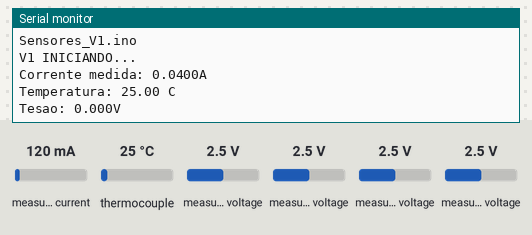
A sketch run on a simulated Arduino Uno, built with avr-gcc and run on an emulated ATmega328P. On the bench: the last lines printed to the serial monitor. The test bench sets the inputs (shaded band); at power-on: measured current 120 mA, thermocouple 25 °C, measured voltage 2.5 V.

Above: at 2.7 s.
2.8 s: measured current set to 40 mA
At 3.7 s:
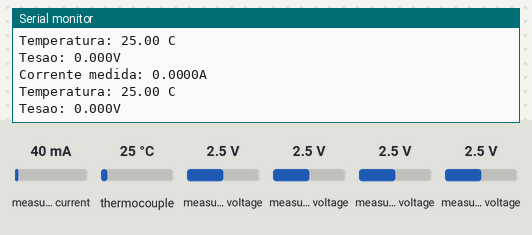
4.3 s: thermocouple set to 6 °C
At 5.3 s:
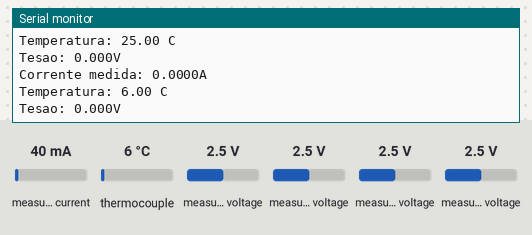
5.8 s: measured current set to 500 mA
At 6.9 s:
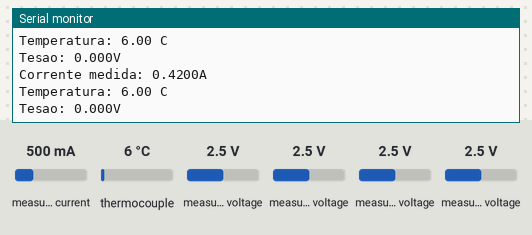
7.3 s: thermocouple set to 75 °C
At 8.2 s:
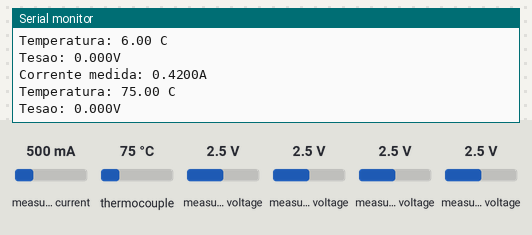
Timing chart, 0 to 9.8 s (numbered marks = the images above; inputs shaded):
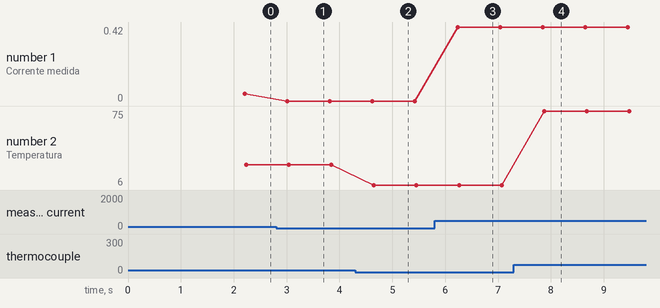

Measured:
- after the input at 2.8 s, the serial monitor: prints a new line after 0.21 s (image 1)
- after the input at 4.3 s, the serial monitor: prints a new line after 0.35 s (image 2)
- after the input at 5.8 s, the serial monitor: prints a new line after 0.44 s (image 3)
- after the input at 7.3 s, the serial monitor: prints a new line after 0.57 s (image 4)
- plotted number 1: 0 → 0.42 after the input at 5.8 s
- plotted number 2: 25 → 6 after the input at 4.3 s, 6 → 75 after the input at 7.3 s

The sketch:

Sensores_V1.ino
```cpp
/*******************************************************************************
* Título: Sensores
* Versão: 1
* Data: 17/04/2024
* Descrição: Código que faz o arduino ler dois sensores ao mesmo tempo utilizando
* o ADS1115.
*  - Sensor de corrente ACS712 - 5A
*  - Sensor de temperatura MAX6675
*******************************************************************************/

#include "ADS1X15.h"
#include "EmonLib.h"
#include "max6675.h"

//Protocolo I2C
ADS1115 ADS(0x48);

//Variáveis Sensor Corrente

#define CURRENT_CAL 14.40                       //VALOR DE CALIBRAÇÃO (DEVE SER AJUSTADO EM PARALELO COM UM MULTÍMETRO MEDINDO A CORRENTE DA CARGA)
const int pinoSensorAC = 0;                     //PINO ANALÓGICO EM QUE O SENSOR CORRENTE ESTÁ CONECTADO
const int pinoSensorV = 0;                      //PINO ANALÓGICO EM QUE O SENSOR CORRENTE ESTÁ CONECTADO
float ruido = 0.08; ;//0.0595   1.1595        //RUÍDO PRODUZIDO NA SAÍDA DO SENSOR (DEVE SER AJUSTADO COM A CARGA DESLIGADA APÓS CARREGAMENTO DO CÓDIGO NO ARDUINO)

EnergyMonitor emon1;                            //CRIA UMA INSTÂNCIA

//Variáveis Sensor de Termopar

int ktcSO = 8;                                  //PINO DIGITAL (SO)
int ktcCS = 9;                                  //PINO DIGITAL (CS)
int ktcCLK = 10;                                //PINO DIGITAL (CLK / SCK)

MAX6675 ktc(ktcCLK, ktcCS, ktcSO);              //CRIA UMA INSTÂNCIA UTILIZANDO OS PINOS (CLK, CS, SO)444

void setup()
{
  Serial.begin(9600);
  Serial.println(__FILE__);
  //Serial.print("ADS1X15_LIB_VERSION: ");
  //Serial.println(ADS1X15_LIB_VERSION);
  Serial.print("V1 INICIANDO... ");
  delay(1000);
  Wire.begin();
  ADS.begin();

  emon1.current(pinoSensorAC, CURRENT_CAL);       //PASSA PARA A FUNÇÃO OS PARÂMETROS (PINO ANALÓGIO / VALOR DE CALIBRAÇÃO)
  delay(500);
}


void loop()
{
  ADS.setGain(0);

  //int16_t val_0 = ADS.readADC(0);
  //int16_t val_1 = ADS.readADC(1);
  int16_t val_2 = ADS.readADC(2);
  int16_t val_3 = ADS.readADC(3);
  int16_t pinoSensorAC = ADS.readADC(0);
  int16_t pinoSensorV = ADS.readADC(1);
  float f = ADS.toVoltage(1);  //  voltage factor

  //Serial.print("\tAnalog0: "); Serial.print(val_0); Serial.print('\t'); Serial.println(val_0 * f, 3);
  //Serial.print("\tAnalog1: "); Serial.print(val_1); Serial.print('\t'); Serial.println(val_1 * f, 3);
  //Serial.print("\tAnalog2: "); Serial.print(val_2); Serial.print('\t'); Serial.println(val_2 * f, 3);
  //Serial.print("\tAnalog3: "); Serial.print(val_3); Serial.print('\t'); Serial.println(val_3 * f, 3);
  //Serial.println();

  delay(500);
  emon1.calcVI(17,100);                         //FUNÇÃO DE CÁLCULO (17 SEMICICLOS / TEMPO LIMITE PARA FAZER A MEDIÇÃO)
  double currentDraw = emon1.Irms;              //VARIÁVEL RECEBE O VALOR DE CORRENTE RMS OBTIDO
  currentDraw = currentDraw-ruido;
  if(currentDraw < 0){                          //SE O VALOR DA VARIÁVEL FOR MENOR QUE 0, FAZ
      currentDraw = 0;                          //VARIÁVEL RECEBE 0
  }
    Serial.println("");
    Serial.print("Corrente medida: ");
    Serial.print(currentDraw,4);                //IMPRIME NA SERIAL O VALOR DE CORRENTE MEDIDA COM 4 CASAS DECIMAIS
    Serial.println("A");
    //delay(100);
    Serial.print("Temperatura: ");
    Serial.print(ktc.readCelsius());            //IMPRIME NO MONITOR SERIAL A TEMPERATURA MEDIDA EM ºC
    Serial.println(" C");
    //delay(100);                                 //INTERVALO DE 500 MILISSEGUNDOS
    Serial.print("Tesao: ");
    Serial.print(pinoSensorV * f, 3);            //IMPRIME NO MONITOR SERIAL A TEMPERATURA MEDIDA EM ºC
    Serial.println("V");
    Serial.println("");
    delay(100);

}


//  -- END OF FILE --
```
